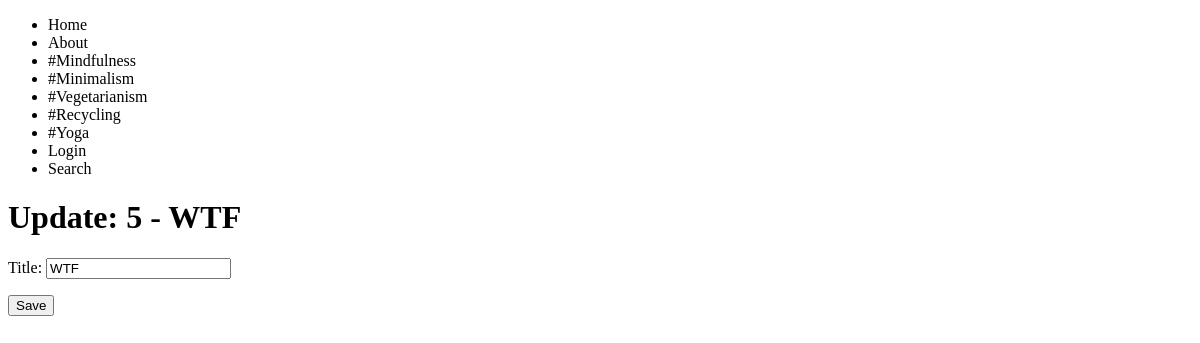
Before: /polls/5/update/ with the older database file.
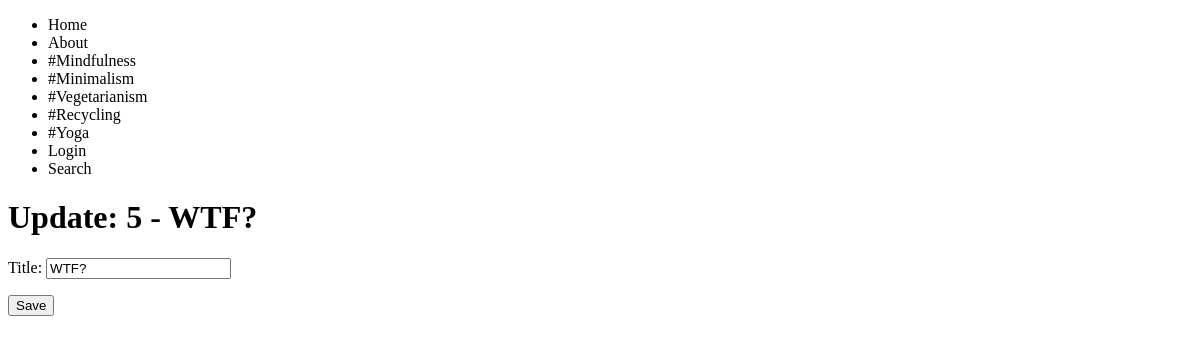
After: the same page with the newer database file.
### polls/models.py (models this page shows)
class Poll(models.Model):
    title = models.CharField(max_length=120)

### polls/views.py (the view, shortened to what this page needs)
# urls.py: path('<int:id>/update/', PollUpdateView.as_view(), name='polls-update'),
class PollUpdateView(PollObjectMixin, View):
    template_name = "polls/poll_update.html"
    def get(self, request, id=None, *args, **kwargs):
        context = {}
        obj = self.get_object()
        if obj is not None:
            form = PollModelForm(instance=obj)
            context['object'] = obj
            context['form'] = form
        return render(request, self.template_name, context)

### polls/forms.py (shortened to what this page needs)
class PollModelForm(forms.ModelForm):
    class Meta:
        model = Poll
        fields = [
            'title'
        ]

### polls/views.py (called while the page is built)
    def get_object(self):
        id = self.kwargs.get('id')
        obj = None
        if id is not None:
            obj = get_object_or_404(self.model, id=id)
        return obj

### polls/templates/polls/poll_update.html
{% extends 'base.html' %}
{% block content %}
<h1>Update: {{ object.id }} - {{ object.title }}</h1>
<form action='.' method="POST"> {% csrf_token %}
    {{ form.as_p }}
    <input type="submit" value="Save" />
</form>
{% endblock %}

Changed rows visible on the page:
changed Poll id 5: title "WTF" → "WTF?"
